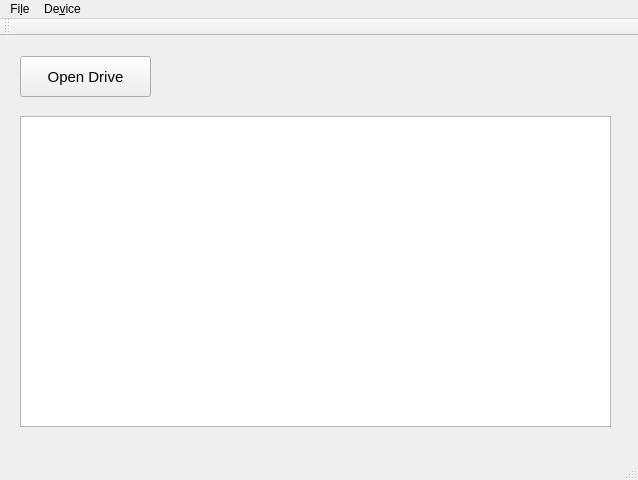
<?xml version="1.0" encoding="UTF-8"?>
<ui version="4.0">
 <class>RBManager</class>
 <widget class="QMainWindow" name="RBManager">
  <property name="geometry">
   <rect>
    <x>0</x>
    <y>0</y>
    <width>638</width>
    <height>480</height>
   </rect>
  </property>
  <property name="windowTitle">
   <string>RBManager</string>
  </property>
  <widget class="QWidget" name="centralWidget">
   <widget class="QPushButton" name="openUSBManager">
    <property name="geometry">
     <rect>
      <x>20</x>
      <y>20</y>
      <width>131</width>
      <height>41</height>
     </rect>
    </property>
    <property name="font">
     <font>
      <pointsize>11</pointsize>
     </font>
    </property>
    <property name="text">
     <string>Open Drive</string>
    </property>
   </widget>
   <widget class="QTreeWidget" name="fileList">
    <property name="geometry">
     <rect>
      <x>20</x>
      <y>80</y>
      <width>591</width>
      <height>311</height>
     </rect>
    </property>
    <property name="showDropIndicator" stdset="0">
     <bool>false</bool>
    </property>
    <property name="dragEnabled">
     <bool>false</bool>
    </property>
    <property name="dragDropOverwriteMode">
     <bool>false</bool>
    </property>
    <property name="dragDropMode">
     <enum>QAbstractItemView::NoDragDrop</enum>
    </property>
    <property name="defaultDropAction">
     <enum>Qt::IgnoreAction</enum>
    </property>
    <property name="alternatingRowColors">
     <bool>true</bool>
    </property>
    <property name="selectionMode">
     <enum>QAbstractItemView::ExtendedSelection</enum>
    </property>
    <property name="rootIsDecorated">
     <bool>false</bool>
    </property>
    <property name="sortingEnabled">
     <bool>true</bool>
    </property>
    <property name="columnCount">
     <number>0</number>
    </property>
   </widget>
   <widget class="QLabel" name="statusLabel">
    <property name="geometry">
     <rect>
      <x>20</x>
      <y>400</y>
      <width>581</width>
      <height>16</height>
     </rect>
    </property>
    <property name="text">
     <string/>
    </property>
   </widget>
  </widget>
  <widget class="QMenuBar" name="menuBar">
   <property name="geometry">
    <rect>
     <x>0</x>
     <y>0</y>
     <width>638</width>
     <height>26</height>
    </rect>
   </property>
   <widget class="QMenu" name="menuFile">
    <property name="title">
     <string>Fi&amp;le</string>
    </property>
    <addaction name="actionOpen_File"/>
    <addaction name="actionQuit"/>
   </widget>
   <widget class="QMenu" name="menuDevice">
    <property name="title">
     <string>De&amp;vice</string>
    </property>
    <addaction name="actionDevice_Manager"/>
    <addaction name="actionUnmount_Drive"/>
    <addaction name="actionPoint_to_local_directory"/>
   </widget>
   <addaction name="menuFile"/>
   <addaction name="menuDevice"/>
  </widget>
  <widget class="QToolBar" name="mainToolBar">
   <attribute name="toolBarArea">
    <enum>TopToolBarArea</enum>
   </attribute>
   <attribute name="toolBarBreak">
    <bool>false</bool>
   </attribute>
  </widget>
  <widget class="QStatusBar" name="statusBar"/>
  <action name="actionOpen_File">
   <property name="text">
    <string>&amp;Import</string>
   </property>
  </action>
  <action name="actionQuit">
   <property name="text">
    <string>&amp;Quit</string>
   </property>
  </action>
  <action name="actionDevice_Manager">
   <property name="text">
    <string>&amp;Device Manager</string>
   </property>
  </action>
  <action name="actionUnmount_Drive">
   <property name="text">
    <string>&amp;Unmount</string>
   </property>
  </action>
  <action name="actionPoint_to_local_directory">
   <property name="text">
    <string>&amp;Point to local directory</string>
   </property>
  </action>
 </widget>
 <layoutdefault spacing="6" margin="11"/>
 <resources/>
 <connections/>
</ui>
